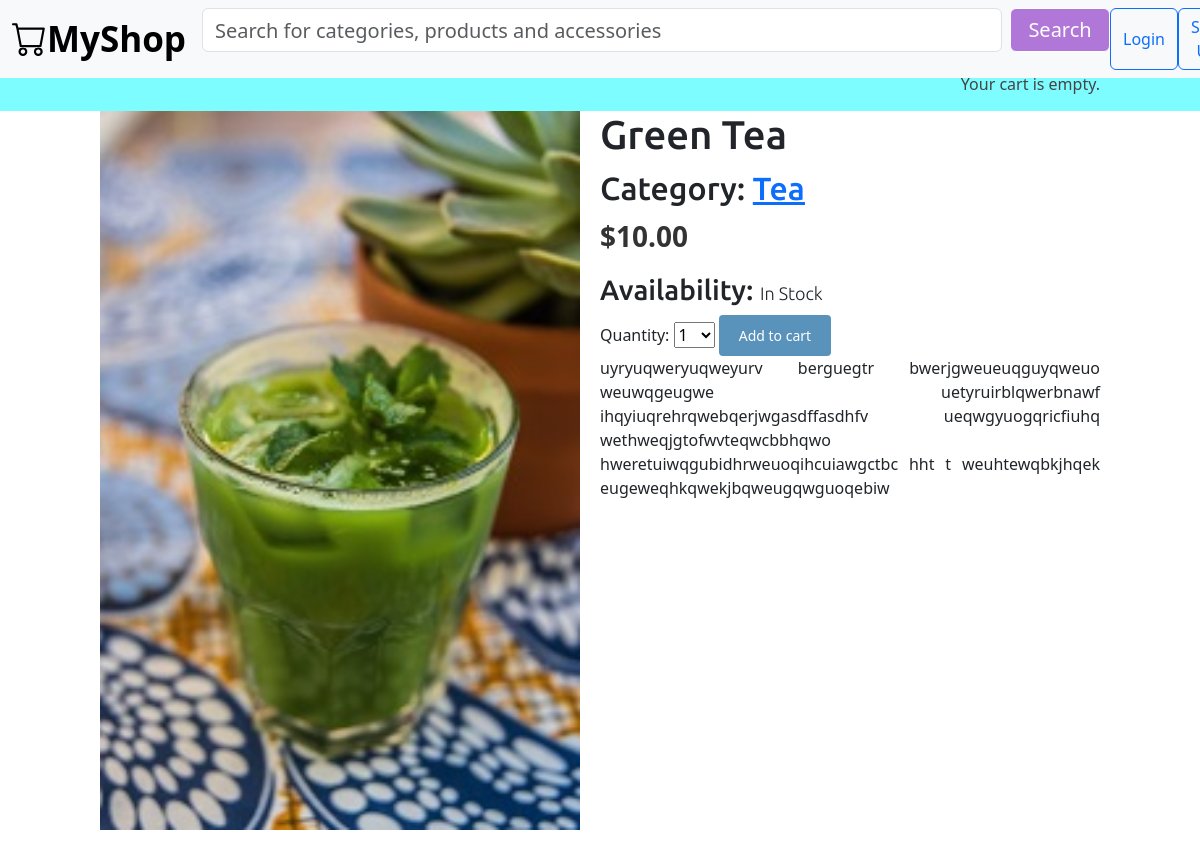
Page /1/green-tea/ on the committed database.
### shop/models.py (models this page shows, shortened)
class Product(models.Model):
    category= models.ForeignKey(Category,
                                related_name='products',
                                on_delete=models.CASCADE)
    name= models.CharField(max_length=200)
    slug= models.SlugField(max_length=200)
    image= models.ImageField(upload_to='products/%Y/%m/%d',blank=True)
    description= models.TextField(blank=True)
    price= models.DecimalField(max_digits=10,
                               decimal_places=2)
    available= models.BooleanField(default=True)
    created= models.DateTimeField(auto_now_add=True)
    updated= models.DateTimeField(auto_now=True)
    stock_quantity= models.PositiveIntegerField()
    class Meta:
        ordering= ['name']
        indexes= [
            models.Index(fields=['id', 'slug']),
            models.Index(fields=['name']),
            models.Index(fields=['-created'])
        ]

class Category(models.Model):
    name= models.CharField(max_length=200)
    slug= models.SlugField(max_length=200, unique=True)
    class Meta:
        ordering= ['name']
        indexes= [
            models.Index(fields=['name']),
        ]
        verbose_name= 'category'
        verbose_name_plural= 'categories'
    def __str__(self) -> str:
        return self.name
    def get_absolute_url(self):
        return reverse('shop:product_list_by_category',
                       args=[self.slug])

### shop/views.py (the view)
# urls.py: path('<int:id>/<slug:slug>/', views.product_detail,name='product_detail')
def product_detail(request, id, slug):
    product= get_object_or_404(Product,
                               id=id,
                               slug=slug,
                               available=True)
    cart_product_form= CartAddProductForm()
    return render(request,
                  'shop/product/detail.html',
                  {'product': product,
                   'cart_product_form': cart_product_form},)

### cart/forms.py
class CartAddProductForm(forms.Form):
    quantity= forms.TypedChoiceField(
        choices= PRODUCT_QUANTITY_CHOICES,
        coerce=int
    )
    override= forms.BooleanField(required=False,
                                 initial=False,
                                 widget=forms.HiddenInput)

### cart/cart.py (called while the page is built)
    def __len__(self):
        return sum(item['quantity'] for item in self.cart.values())

### cart/context_processors.py (called while the page is built)
def cart(request):
    return {'cart': Cart(request)}

### shop/templates/shop/product/detail.html (shortened to what this page needs)
{% extends "shop/base.html" %}
{% load static %}
{% load thumbnail %}
{% block content %}
    <div class="product-detail">
        <img src="{% if product.image %}{{ product.image.url }}{% else %} {% static 'img/no_image_1.jpg' %}{% endif %}">
        <h1>{{ product.name }}</h1>
        <h2>Category:
            <a href="{{ product.category.get_absolute_url }}">
                {{ product.category }}
            </a>
        </h2>
        <p class="price">${{ product.price }}</p>
        <h3 class="in_stock">
            Availability:
            {% if product.stock_quantity >= 10 %}
                <p class="in_stock">In Stock</p>
            {% elif 5 < product.stock_quantity > 10 %}
                <p class="in_stock">Few Stock remaining</p>
            {% elif product.stock_quantity <= 0 %}
                <p class="in_stock">Out of Stock</p>
            {% else %}<p class="in_stock">
                {{ product.stock_quantity }} items left</p>
            {% endif %}
            </h3>
        <form action="{% url 'cart:cart_add' product.id %}" method="post">
            {{ cart_product_form }}
            <input type="submit", value="Add to cart">
        </form>
        {{ product.description|linebreaks }}
    </div>
{% endblock %}

### shop/static/css/style.css (style rules this page uses)
body { margin:0; padding:0; font-family:helvetica, sans-serif; }
h1, h2, h3, h4, h5 , h6 { font-family: 'Ubuntu', sans-serif; font-weight:normal; }
a { text-decoration:none; color:#5993bb; }
a.button, input[type="submit"] { color:#fff; background:#5993bb; border-radius:4px; padding:10px 20px; font-size:14px; border:0; }
.product-detail { text-align:justify; }
.product-detail .price { color:#333; font-size:28px; font-weight:bold; }
.product-detail img { width:50%; height: 50%; float:left; padding:0 20px 20px 0; }
.product-detail h1 { margin-bottom:0; }
.product-detail h2 { margin-top:10px; }
h3 .in_stock { font-size: 18px; margin: 0; padding: 0; font-family: 'Ubuntu', sans-serif; font-weight:lighter; display: inline; }

### rows in the picture
Product: image (picture), name "Green Tea", category "Tea", price "10.00", description "uyryuqweryuqweyurv berguegtr bwerjgweueuqguyqweuo weuwqgeugwe uetyruirblqwerbnawf ihqyiuqrehrqwebqerjwgasdffasdhfv ueqwgyuogqricfiuhq wethweqjgtofwvteqwcbbhqwo hweretuiwqgubidhrweuoqihcuiawgctbc hht t weuhtewqbkjhqek eugeweqhkqwekjbqweugqwguoqebiw"
